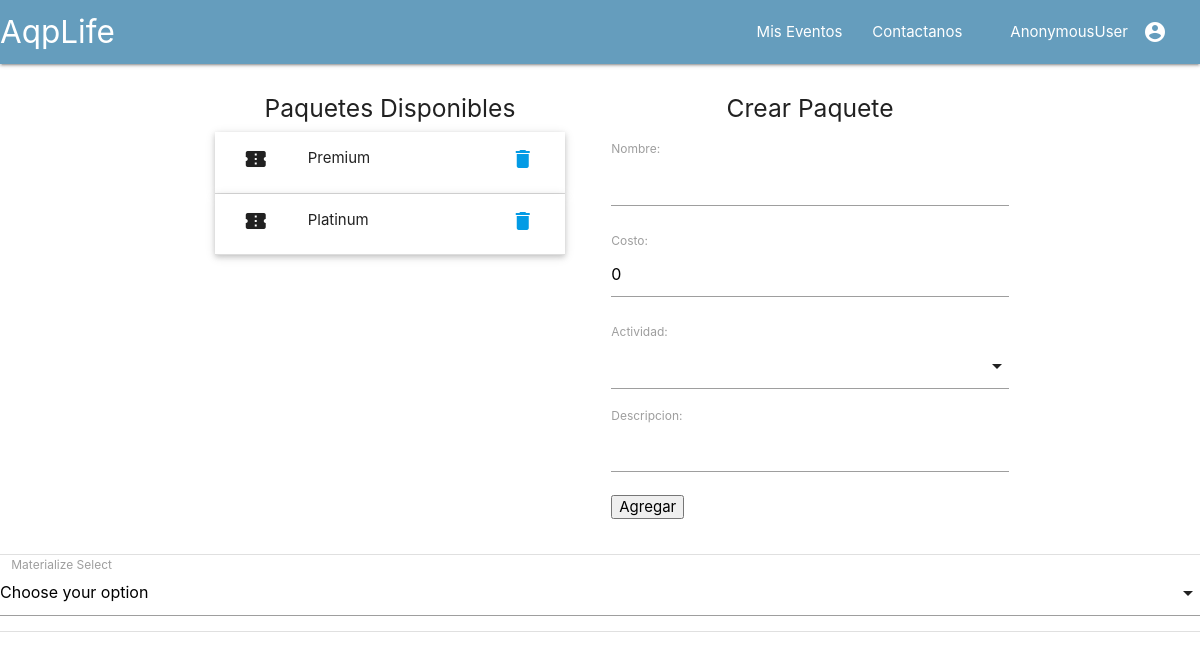
The page /eventos/1/gestionar_paquete on the database as committed earlier.
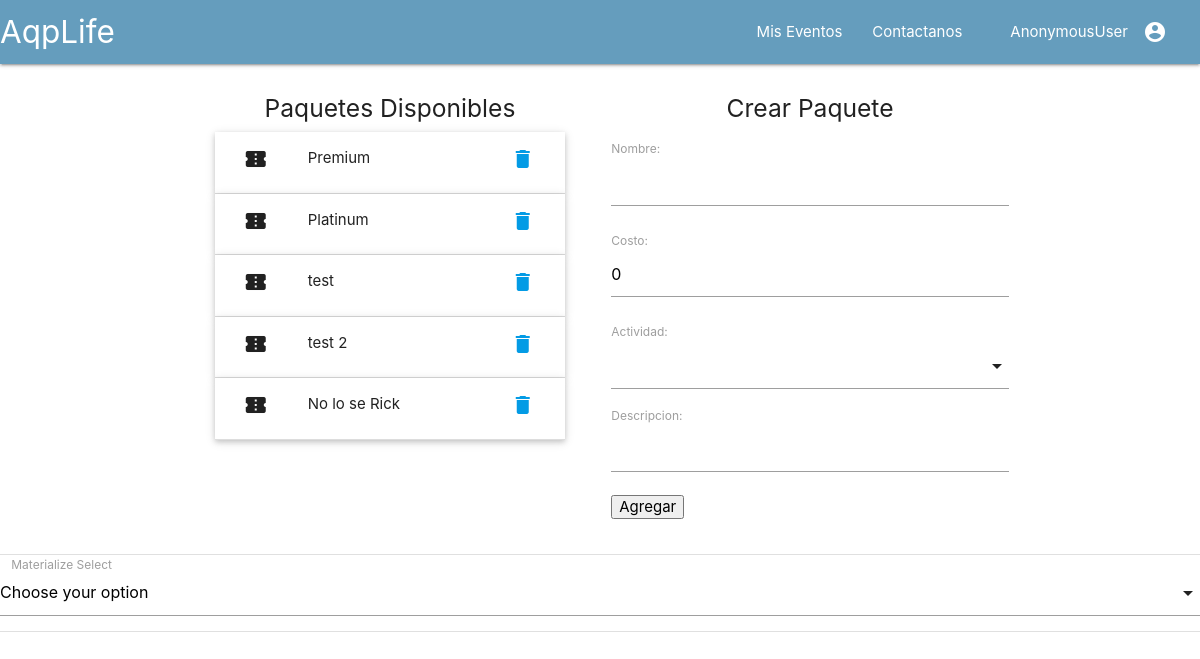
The same page on the database as committed later.
### eventos/models.py (models this page shows, shortened)
class Paquete(models.Model):
	evento 				=models.ForeignKey(Evento,on_delete=models.CASCADE)
	nombre 				=models.CharField(unique=True,max_length=30)
	descripcion			=models.CharField(max_length=100)
	costo				=models.FloatField(default=0)
	actividad 			=models.ManyToManyField(Actividad)

### eventos/views_modulo_configuracion.py (the view, shortened to what this page needs)
# urls.py: path('<int:evento_id>/gestionar_paquete',views.Gestionar_PaqueteDetailView.as_view(),name='gestionar_paquete'),
class Gestionar_PaqueteDetailView(DetailView):
	template_name		='eventos/gestionar_paquete.html'
	context 			={
	}
	def get(self, request, *args, **kwargs):
		evento 						=	Evento.objects.get(pk=self.kwargs.get("evento_id"))
		self.context['evento']		=	evento
		form 						= 	CrearPaqueteForm(instance_evento=evento)
		self.context['form']		=	form
		return render(request,self.template_name,self.context)

### eventos/forms.py
class CrearPaqueteForm(forms.ModelForm):
	actividad			= forms.ModelMultipleChoiceField(queryset = Actividad.objects.all())
	class Meta:
		model=Paquete
		fields=[
				'evento',
				'nombre',
				'costo',
				'actividad',
				'descripcion'
			]
		widgets={
			'evento':forms.TextInput(attrs={'class':'input ', 'style':'display:none' ,'type':'hidden'}),
		}
	def __init__(self,*args,**kwargs):
		evento=kwargs.pop('instance_evento',None)
		super(CrearPaqueteForm, self).__init__(*args, **kwargs)
		if evento:
			self.fields['evento'].initial=evento.id
			self.fields['actividad'] = forms.ModelMultipleChoiceField(queryset=Actividad.objects.filter(evento=evento.id))

### eventos/models.py (called while the page is built)
	def __str__(self):
		return self.nombre

### eventos/templates/eventos/gestionar_paquete.html (shortened to what this page needs)
{%extends 'eventos/index.html'%}
{%block section_1%}
	<div class="section row container">
		<div class="col s6">
			<ul class="collapsible popout">
			<h5 class="center-align"> Paquetes Disponibles</h5>
			{%for paquete in evento.paquete_set.all%}
				<li>
					<div class="collapsible-header">
						<i class="material-icons col s2">confirmation_number
					</i><span class="col s8">{{paquete.nombre}}</span>
						<a class="modal-trigger col s2" href="#delete"  >
							<i class="material-icons">delete</i>
						</a>
				</div>
				</li>
			{%endfor%}
		</ul>
		</div>
		<div class="col s6" >
			<h5 class="center-align">Crear Paquete</h5>
			<form action="" method="post">
                {{ form.as_p }}
                <input type="submit" value="Agregar">
                </form>
		</div>
	</div>
{%endblock%}
{%block section_2%}
	<div class="input-field col s12">
    <label>Materialize Select</label>
  </div>
{%endblock%}

Rows that differ between the two databases and show on the page:
added Paquete: nombre "test"
added Paquete: nombre "test 2"
added Paquete: nombre "No lo se Rick"
